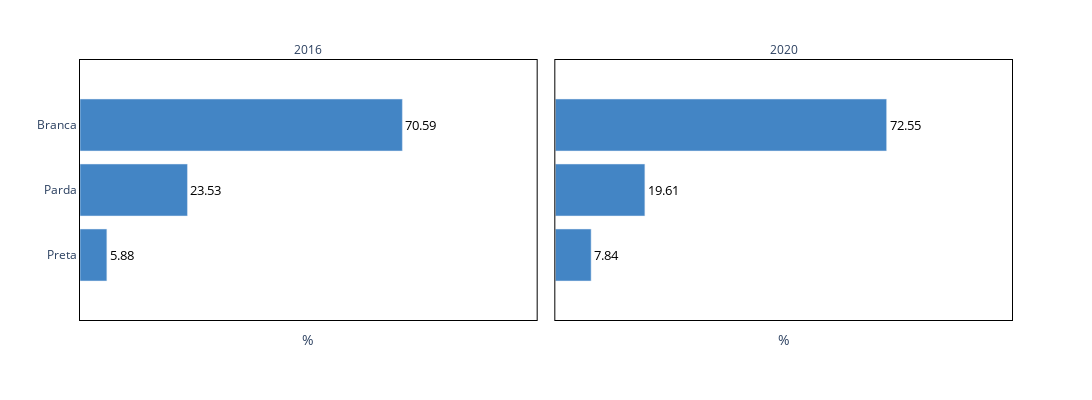

Notebook source saved alongside this figure:
### Code cell
flt = (eleicoes['cargo'] == 'vereador') & (eleicoes['resultado'].isin(['eleito por qp', 'eleito por media', 'eleito']))
por_raca = eleicoes[flt].groupby(['ano', 'raca'])['raca'].count().reset_index(name = 'n')
por_raca['%'] = (por_raca['n'] / 51) * 100 

por_raca['raca'] = por_raca['raca'].str.capitalize()

fig = px.bar(por_raca.sort_values(['%'], ascending = 'True').round(2), 
             x = '%', 
             y = 'raca',
             facet_col='ano',
             barmode = 'group',
             text = '%',
             text_auto = '.1%',
             color_discrete_sequence=['rgb(67,133,197)'],
             category_orders = {'ano': [2016, 2020], 'raca': {'Branca': 1, 'Parda': 2, 'Preta': 3}},
             labels = {'raca': '', 'n': '', 'ano': ''})

fig.update_yaxes(range = (-1, 3), linecolor = 'black', gridcolor = 'white', mirror = True)
fig.update_xaxes(showticklabels = False, range = (0, 100), linecolor = 'black', gridcolor = 'white', mirror = True)
fig.for_each_annotation(lambda a: a.update(text=a.text.split("=")[-1]))
fig.update_layout(width = 1200, height = 400, plot_bgcolor = 'white', paper_bgcolor = 'white')
fig.update_traces(texttemplate='%{text:}', textposition='outside', textfont = {'color': 'black', 'size': 13})
fig.show()

fig.write_image("viz/raca_eleitos.png")

### Figure 1 — Plotly figure (JSON) as saved in the notebook; plotly's stock layout.template omitted (floating-point values rounded to 4 significant figures)
{"data": [{"alignmentgroup": "True", "hovertemplate": "=%{y}<br>%=%{text}<extra></extra>", "legendgroup": "", "marker": {"color": "rgb(67,133,197)", "pattern": {"shape": ""}}, "name": "", "offsetgroup": "", "orientation": "h", "showlegend": false, "text": [5.88, 23.53, 70.59], "textfont": {"color": "black", "size": 13}, "textposition": "outside", "texttemplate": "%{text:}", "type": "bar", "x": [5.88, 23.53, 70.59], "xaxis": "x", "y": ["Preta", "Parda", "Branca"], "yaxis": "y"}, {"alignmentgroup": "True", "hovertemplate": "=%{y}<br>%=%{text}<extra></extra>", "legendgroup": "", "marker": {"color": "rgb(67,133,197)", "pattern": {"shape": ""}}, "name": "", "offsetgroup": "", "orientation": "h", "showlegend": false, "text": [7.84, 19.61, 72.55], "textfont": {"color": "black", "size": 13}, "textposition": "outside", "texttemplate": "%{text:}", "type": "bar", "x": [7.84, 19.61, 72.55], "xaxis": "x2", "y": ["Preta", "Parda", "Branca"], "yaxis": "y2"}], "layout": {"annotations": [{"font": {}, "showarrow": false, "text": "2016", "x": 0.245, "xanchor": "center", "xref": "paper", "y": 1, "yanchor": "bottom", "yref": "paper"}, {"font": {}, "showarrow": false, "text": "2020", "x": 0.755, "xanchor": "center", "xref": "paper", "y": 1, "yanchor": "bottom", "yref": "paper"}], "barmode": "group", "height": 400, "legend": {"tracegroupgap": 0}, "margin": {"t": 60}, "paper_bgcolor": "white", "plot_bgcolor": "white", "width": 1200, "xaxis": {"anchor": "y", "domain": [0, 0.49], "gridcolor": "white", "linecolor": "black", "mirror": true, "range": [0, 100], "showticklabels": false, "title": {"text": "%"}}, "xaxis2": {"anchor": "y2", "domain": [0.51, 1], "gridcolor": "white", "linecolor": "black", "matches": "x", "mirror": true, "range": [0, 100], "showticklabels": false, "title": {"text": "%"}}, "yaxis": {"anchor": "x", "categoryarray": ["Preta", "Parda", "Branca"], "categoryorder": "array", "domain": [0, 1], "gridcolor": "white", "linecolor": "black", "mirror": true, "range": [-1, 3], "title": {"text": ""}}, "yaxis2": {"anchor": "x2", "domain": [0, 1], "gridcolor": "white", "linecolor": "black", "matches": "y", "mirror": true, "range": [-1, 3], "showticklabels": false}}}
